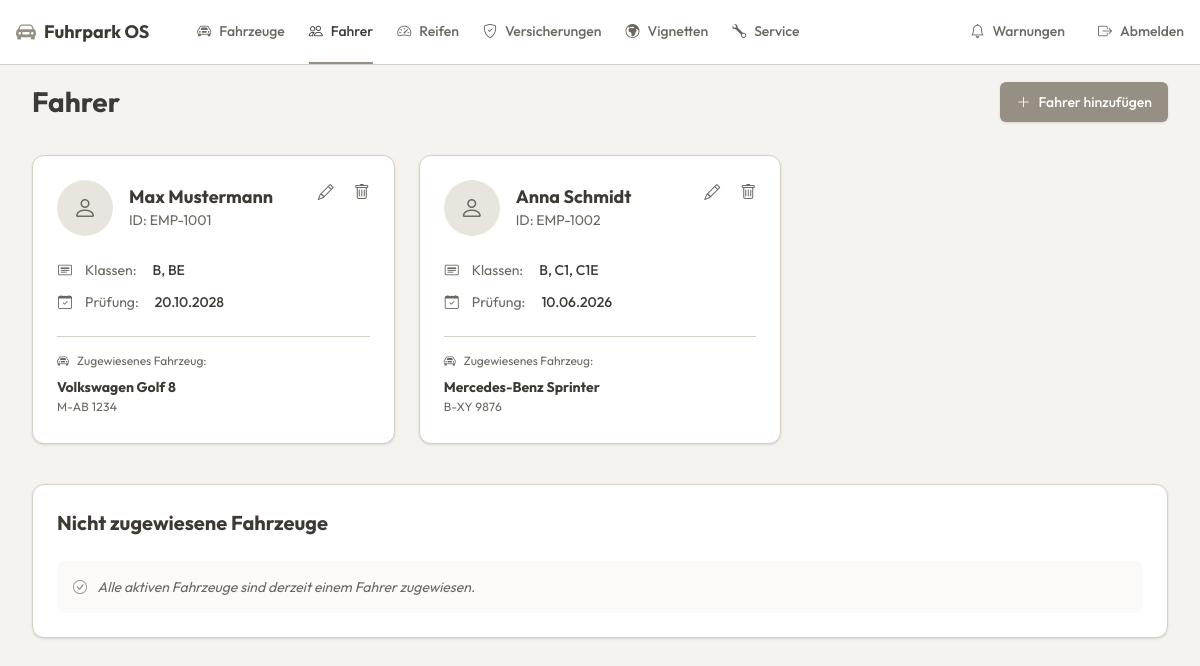
/views/drivers/drivers_list.php (signed in), run on the app's committed database.
### tables this page shows
CREATE TABLE fahrzeuge (
        id INTEGER PRIMARY KEY AUTOINCREMENT,
        kennzeichen TEXT NOT NULL,
        fahrzeug_typ TEXT NOT NULL,
        marke TEXT NOT NULL,
        modell TEXT NOT NULL,
        vin TEXT NOT NULL,
        status TEXT DEFAULT 'Aktiv',
        fahrer_id INTEGER DEFAULT NULL,
        naechster_tuev TEXT NOT NULL,
        naechster_service TEXT NOT NULL
    );

CREATE TABLE fahrer (
        id INTEGER PRIMARY KEY AUTOINCREMENT,
        vorname TEXT NOT NULL,
        nachname TEXT NOT NULL,
        mitarbeiter_id TEXT NOT NULL,
        fuehrerscheinklassen TEXT NOT NULL,
        naechste_pruefung TEXT NOT NULL
    );

### views/drivers/drivers_list.php (the view, shortened to what this page needs)
<?php
require '../../config/db.php';
$sqlDrivers = "
    SELECT dr.*, f.id AS vehicle_id, f.marke, f.modell, f.kennzeichen
    FROM fahrer dr
    LEFT JOIN fahrzeuge f ON dr.id = f.fahrer_id
";
$fahrer = $pdo->query($sqlDrivers)->fetchAll(PDO::FETCH_ASSOC);
$sqlUnassigned = "
    SELECT id, marke, modell, kennzeichen
    FROM fahrzeuge
    WHERE status = 'Aktiv' AND (fahrer_id IS NULL OR fahrer_id = 0)
";
$unassignedVehicles = $pdo->query($sqlUnassigned)->fetchAll(PDO::FETCH_ASSOC);
$today = date('Y-m-d');
?>
<!DOCTYPE html>
<html lang="de">
<head>
    <link href="https://cdn.jsdelivr.net/npm/bootstrap-icons@1.10.5/font/bootstrap-icons.css" rel="stylesheet">
    <script src="https://unpkg.com/@tailwindcss/browser@4"></script>
</head>
<body>
<?php include '../../components/navbar.php'; ?>
<main class="max-w-[1300px] mx-auto px-4 sm:px-6 lg:px-8 py-4">
    <div class="flex flex-col sm:flex-row justify-between items-start sm:items-center mb-8 gap-4">
        <h1 class="text-[28px] font-bold text-foreground">Fahrer</h1>
        <a href="driver_form.php" class="w-full sm:w-auto flex items-center justify-center gap-2 bg-primary text-primary-foreground hover:opacity-90 px-4 py-2.5 text-sm font-medium rounded-md shadow-sm transition-opacity">
            <i class="bi bi-plus-lg"></i> Fahrer hinzufügen
        </a>
    </div>
    <div class="grid grid-cols-1 md:grid-cols-2 lg:grid-cols-3 gap-6 mb-10">
        <?php foreach ($fahrer as $person):
            $isOverdue = ($person['naechste_pruefung'] < $today);
            $formattedDate = date('d.m.Y', strtotime($person['naechste_pruefung']));
            ?>
            <div class="bg-card border border-border rounded-xl shadow-sm p-6 flex flex-col relative group transition-shadow hover:shadow-md">
                <div class="absolute top-4 right-4 flex gap-1">
                    <a href="driver_form.php?id=<?= $person['id'] ?>" class="text-muted-foreground hover:text-primary p-2 rounded-md transition-colors" title="Bearbeiten">
                        <i class="bi bi-pencil"></i>
                    </a>
                    <a href="delete_driver.php?id=<?= $person['id'] ?>" class="text-muted-foreground hover:text-destructive hover:bg-destructive/10 p-2 rounded-md transition-colors" title="Löschen" onclick="return confirm('Möchten Sie diesen Fahrer wirklich entfernen?');">
                        <i class="bi bi-trash"></i>
                    </a>
                </div>
                <div class="flex items-center gap-4 mb-6">
                    <div class="w-14 h-14 rounded-full bg-muted flex items-center justify-center text-muted-foreground text-2xl shrink-0">
                        <i class="bi bi-person"></i>
                    </div>
                    <div>
                        <h3 class="font-bold text-lg leading-tight text-foreground">
                            <?= htmlspecialchars($person['vorname']) ?> <?= htmlspecialchars($person['nachname']) ?>
                        </h3>
                        <p class="text-sm text-muted-foreground mt-0.5">ID: <?= htmlspecialchars($person['mitarbeiter_id']) ?></p>
                    </div>
                </div>
                <div class="space-y-3 mb-6">
                    <div class="flex items-center gap-3 text-sm text-foreground">
                        <i class="bi bi-card-heading text-muted-foreground w-4 text-center"></i>
                        <span class="text-muted-foreground mr-1">Klassen:</span>
                        <span class="font-medium"><?= htmlspecialchars($person['fuehrerscheinklassen']) ?: '-' ?></span>
                    </div>
                    <div class="flex items-center gap-3 text-sm text-foreground">
                        <i class="bi bi-calendar-check text-muted-foreground w-4 text-center"></i>
                        <span class="text-muted-foreground mr-1">Prüfung:</span>
                        <span class="font-medium <?= $isOverdue ? 'text-destructive' : '' ?>">
                            <?= $formattedDate ?>
                        </span>
                    </div>
                </div>
                <div class="mt-auto border-t border-border pt-4">
                    <div class="text-xs text-muted-foreground mb-1 flex items-center gap-2">
                        <i class="bi bi-car-front"></i> Zugewiesenes Fahrzeug:
                    </div>
                    <?php if ($person['vehicle_id']): ?>
                        <div class="group relative">
                            <a href="../vehicles/vehicle_details.php?id=<?= $person['vehicle_id'] ?>" class="block hover:bg-muted/30 -mx-2 px-2 py-1 rounded transition-colors">
                                <div class="font-bold text-foreground text-sm">
                                    <?= htmlspecialchars($person['marke']) ?> <?= htmlspecialchars($person['modell']) ?>
                                </div>
                                <div class="text-xs text-muted-foreground uppercase mt-0.5 tracking-wide">
                                    <?= htmlspecialchars($person['kennzeichen']) ?>
                                </div>
                            </a>
                        </div>
                    <?php else: ?>
                        <div class="font-medium text-foreground text-sm italic">Keines</div>
                        <a href="assign_driver.php?fahrer_id=<?= $person['id'] ?>" class="text-xs text-primary hover:underline mt-0.5 inline-block">Jetzt zuweisen</a>
                    <?php endif; ?>
                </div>
            </div>
        <?php endforeach; ?>
    </div>
    <div class="bg-card border border-border rounded-xl shadow-sm p-6 mb-8">
        <h2 class="text-xl font-bold text-foreground mb-6">Nicht zugewiesene Fahrzeuge</h2>
        <?php if (empty($unassignedVehicles)): ?>
            <div class="text-sm text-muted-foreground italic bg-muted/20 p-4 rounded-lg">
                <i class="bi bi-check-circle text-primary mr-2"></i> Alle aktiven Fahrzeuge sind derzeit einem Fahrer zugewiesen.
            </div>
        <?php endif; ?>
    </div>
</main>
</body>
</html>

### data on the page
fahrzeuge: fahrer.vorname "Max", fahrer.nachname "Mustermann", fahrer.mitarbeiter_id "EMP-1001", fahrer.fuehrerscheinklassen "B, BE", fahrer.naechste_pruefung "20.10.2028", marke "Volkswagen", modell "Golf 8", kennzeichen "M-AB 1234"
fahrzeuge: fahrer.vorname "Anna", fahrer.nachname "Schmidt", fahrer.mitarbeiter_id "EMP-1002", fahrer.fuehrerscheinklassen "B, C1, C1E", fahrer.naechste_pruefung "10.06.2026", marke "Mercedes-Benz", modell "Sprinter", kennzeichen "B-XY 9876"

### other printed values
$item[0] "Fahrzeuge"
$item[0] "Fahrer"
$item[0] "Reifen"
$item[0] "Versicherungen"
$item[0] "Vignetten"
$item[0] "Service"
